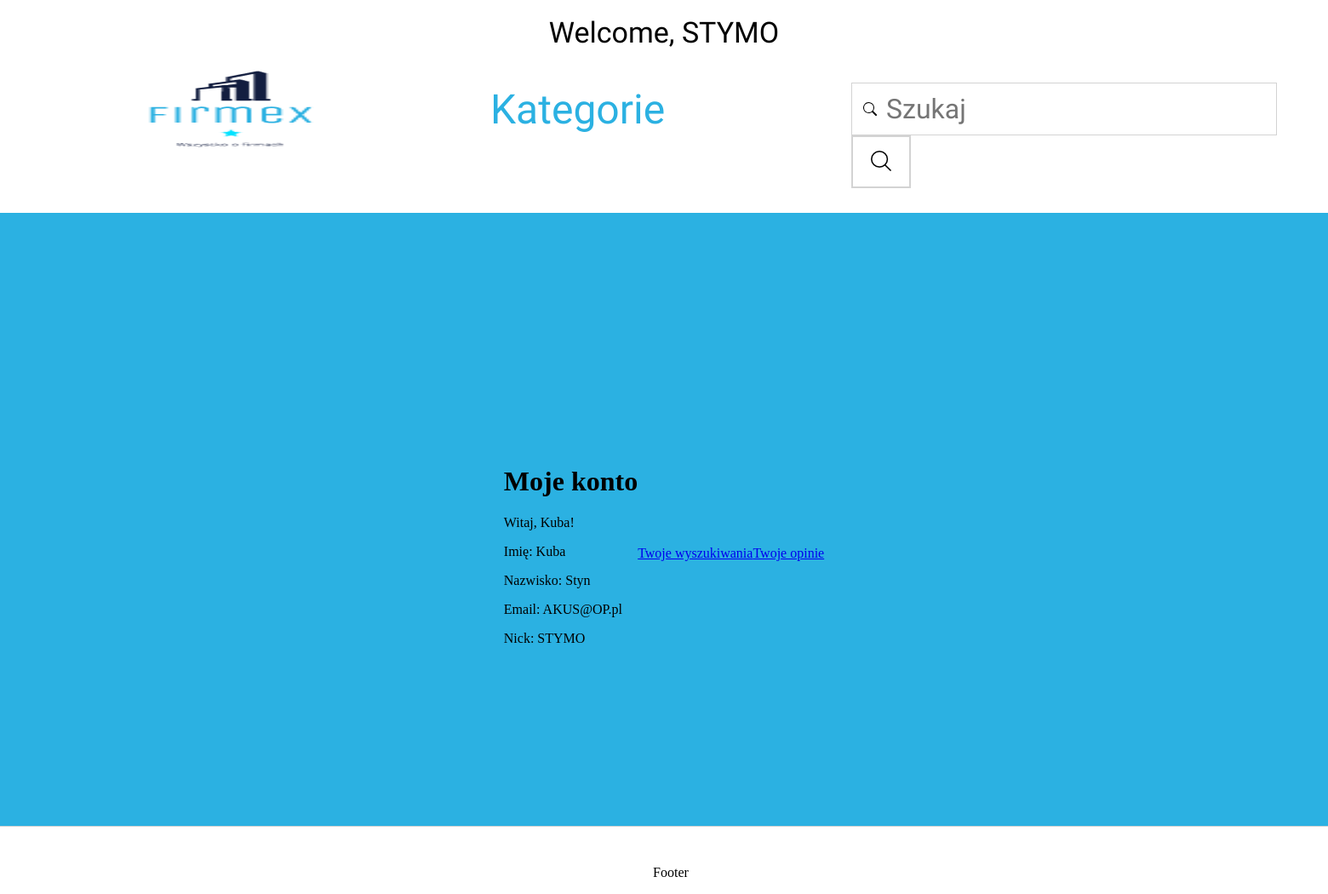
Screenshot of /account (signed in) with the database file from the repository.
### app.py (models this page shows, shortened)
class Users(db.Model):
    id = db.Column(db.Integer, primary_key=True)
    name = db.Column(db.String, nullable=False)
    surname = db.Column(db.String, nullable=False)
    email = db.Column(db.String, nullable=False)
    password = db.Column(db.String, nullable=False)
    nickName = db.Column(db.String, nullable=False)
    resetCode = db.Column(db.String, nullable=False)
    is_active = True

### app.py (the view)
@app.route('/account')
def account():
    if not current_user.is_authenticated:
        return redirect(url_for('login'))
    return render_template('account.html', current_user=current_user)

### app.py (called while the page is built)
@login_manager.user_loader
def load_user(user_id):
    return Users.query.get(int(user_id))

### templates/account.html (shortened to what this page needs)
<!DOCTYPE html>
<html lang="en">
<head>
    <link rel="stylesheet" href="../static/styles/style.css">
    <link rel="stylesheet" href="../static/styles/login.css">
    <link rel="stylesheet" href="../static/styles/account.css">
    <link rel="stylesheet" href="https://cdnjs.cloudflare.com/ajax/libs/font-awesome/5.15.3/css/all.min.css">
</head>
<body>
{% block nav %}
<div class="nav">
    <div class="logo">
        <a href="/"><img src="../static/img/logo.png" alt="logo" class="company-logo"></a>
    </div>
    <div>
        <button class="category">Kategorie</button>
    </div>
    <div class="searcher-container">
    <form action="{{ url_for('search_companies') }}" method="GET">
        <input class="searcher-input" type="search" name="query" placeholder="Szukaj">
        <button type="submit" class="search_button"><img src="../static/img/search.png"></button>
    </form>
</div>
    <div class="current-user">
    {% if current_user.is_authenticated %}
        <span>Welcome, {{ current_user.nickName }}</span>
    {% endif %}
</div>
</div>
{% endblock %}
{% block content %}
<div class="login-content">
<div class="account-container">
        <div class="data-container">
  <h1>Moje konto</h1>
  <p>Witaj, {{ current_user.name }}!</p>
  <p>Imię: {{ current_user.name }}</p>
  <p>Nazwisko: {{ current_user.surname }}</p>
  <p>Email: {{ current_user.email }}</p>
  <p>Nick: {{ current_user.nickName }}</p>
        </div>
<div><a href="{{ url_for('last_searches') }}?userId={{ current_user.id }}">Twoje wyszukiwania</a></div>
<div><a href="#">Twoje opinie</a></div>
</div>
{% endblock %}
</div>
<div class="footer">
    <p class="footer-content">Footer</p>
</div>
</body>
</html>

### static/styles/style.css (style rules this page uses)
.nav { position: absolute; width: 100%; height: 250px; left: 0; top: 0; border-bottom: lightgrey 1px solid; }
.logo { position: absolute; left: 20px; top: 28px; }
.company-logo { width: 500px; height: 200px; }
.category { position: absolute; left: 570px; top: 90px; font-family: 'Unica One'; font-style: normal; font-weight: 400; font-size: 48px; line-height: 76px; text-align: center; color: #2BB1E2; background-color: transparent; border: none; }
.searcher-container { position: absolute; left: 1000px; top: 97px; }
.searcher-input { padding: 9px 4px 9px 40px; border: 1px solid lightgrey; width: 500px; height: 62px; font-family: 'Unica One'; font-style: normal; font-weight: 400; font-size: 32px; line-height: 38px; }
.search_button { height: 62px; width:70px; background-color: white; border: lightgrey 2px solid; }
.footer { position: fixed; top: 930px; width: 100%; height: 350px; text-align: center; margin: 70px 0 0 0; }
.current-user { font-family: 'Unica One'; font-style: normal; font-weight: 400; font-size: 34px; line-height: 76px; text-align: center; color: black; height: 100px; }

### static/styles/login.css (style rules this page uses)
.login-content { position: absolute; width: 100%; height: 720px; left: 0; top: 250px; border-bottom: lightgrey 1px solid; background-color: #2BB1E2; }
form { width: 400px; margin: 0 auto; left: 50%; }

### static/styles/account.css (style rules this page uses)
.account-container { display: flex; justify-content: center; align-items: center; height: 100vh; }

### rows the page displays
Users: nickName "STYMO", name "Kuba", surname "Styn", email "AKUS@OP.pl"
